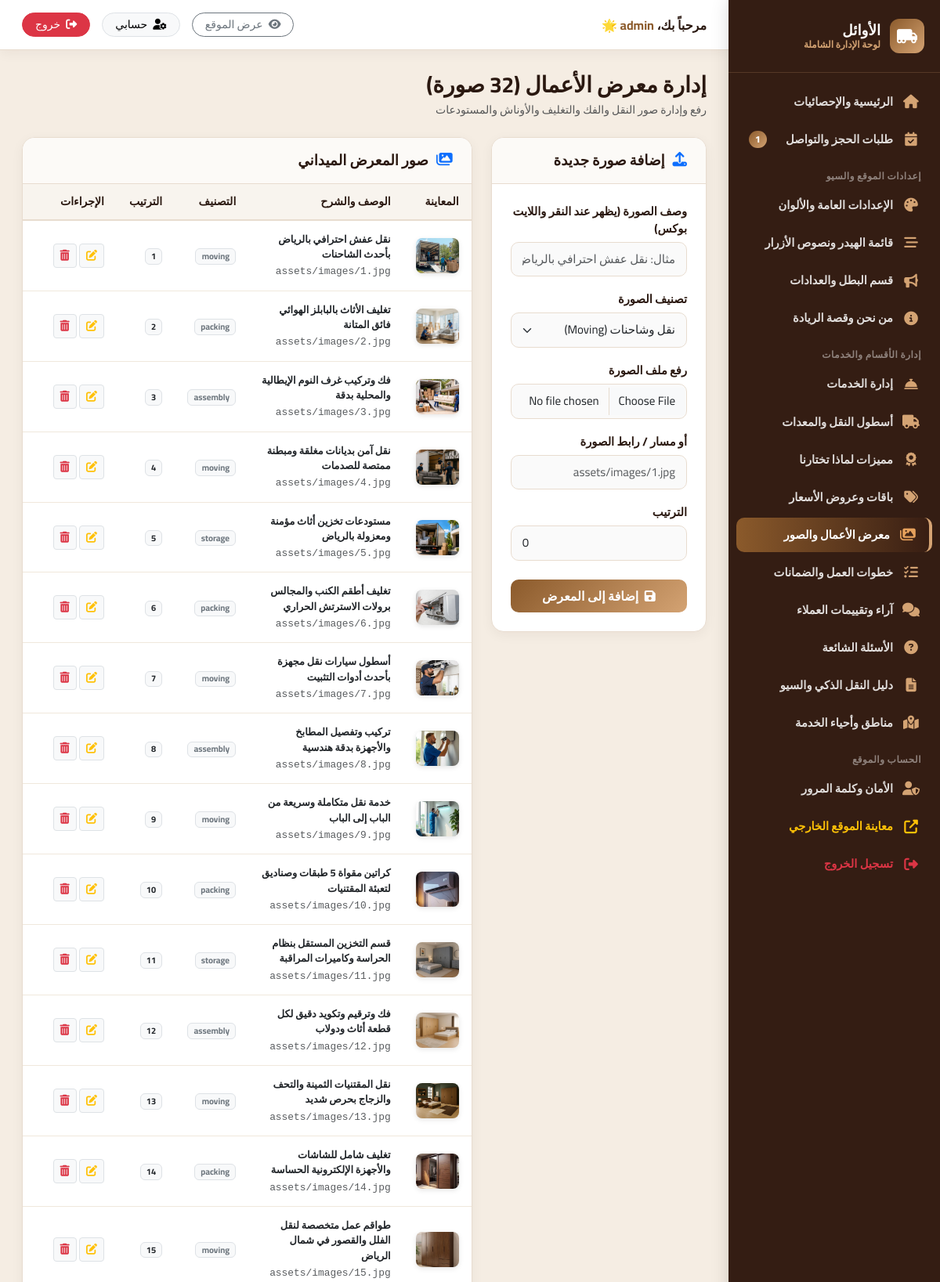
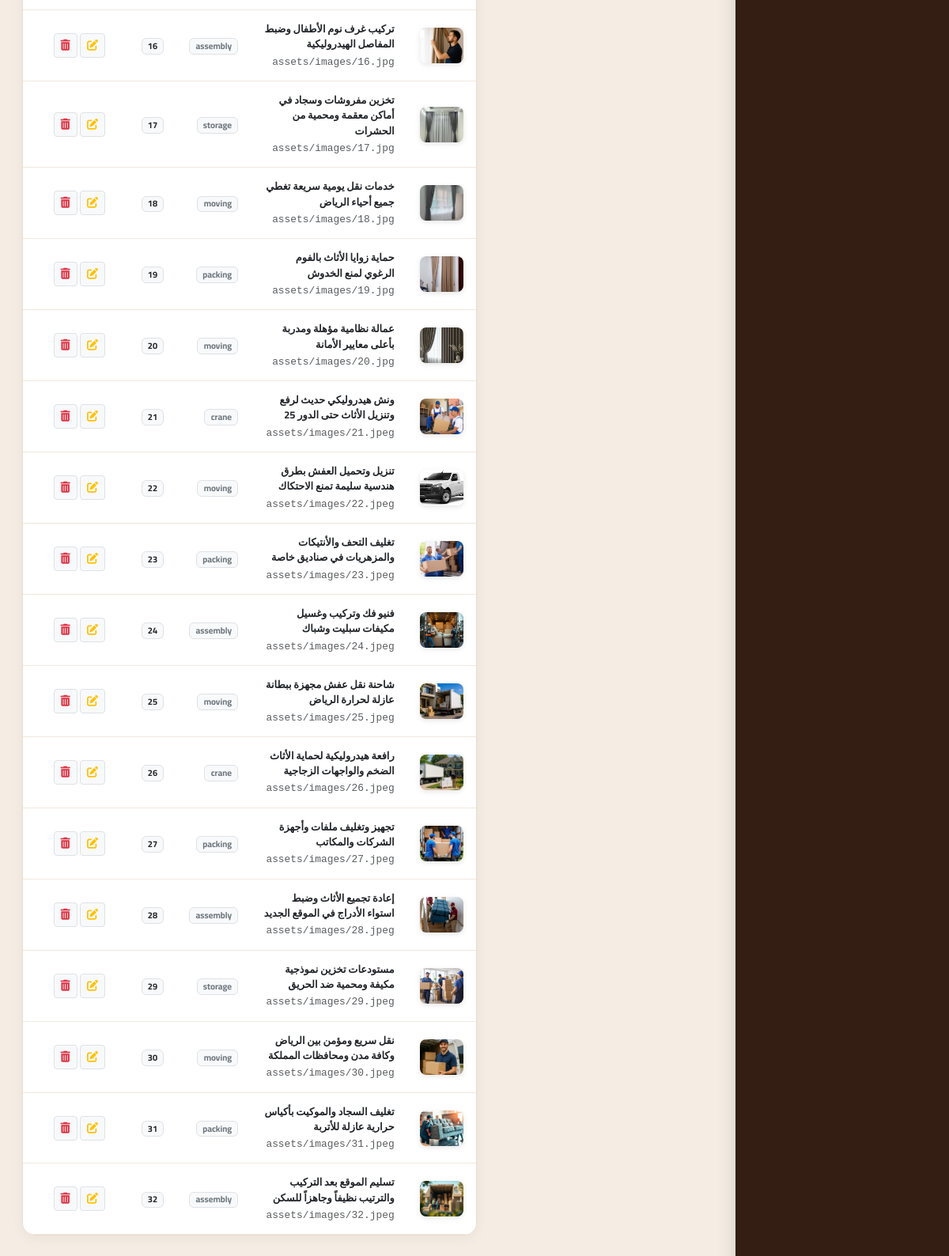
Screenshot of /admin/gallery.php (signed in) with the database file from the repository (2 pictures, top to bottom).
### tables this page shows
CREATE TABLE gallery (
  id INTEGER PRIMARY KEY AUTOINCREMENT,
  image TEXT NOT NULL,
  caption TEXT NOT NULL,
  category TEXT DEFAULT 'moving',
  sort_order INTEGER DEFAULT 0
);

### includes/functions.php (called while the page is built, shortened)
<?php
function asset_url($path) {
    return SITE_URL . '/' . ltrim($path, '/');
}

### admin/gallery.php (the view, shortened to what this page needs)
<?php
require_once __DIR__ . '/includes/admin_header.php';
$edit_item = null;
$gallery_items = $pdo->query("SELECT * FROM gallery ORDER BY sort_order ASC, id ASC")->fetchAll();
?>
<div class="d-flex align-items-center justify-content-between mb-4">
  <div>
    <h3 class="fw-bold mb-1" style="color:var(--text-dark);">إدارة معرض الأعمال (<?= count($gallery_items) ?> صورة)</h3>
    <p class="text-muted small mb-0">رفع وإدارة صور النقل والفك والتغليف والأوناش والمستودعات</p>
  </div>
</div>
<div class="row g-4">
  <div class="col-lg-4">
    <div class="content-card">
      <div class="content-card-header">
        <h5>
          <i class="fas <?= $edit_item ? 'fa-edit text-warning' : 'fa-upload text-primary' ?>"></i>
          <?= $edit_item ? 'تعديل الصورة' : 'إضافة صورة جديدة' ?>
        </h5>
      </div>
      <div class="content-card-body">
        <form method="POST" action="gallery.php" enctype="multipart/form-data">
          <div class="mb-3">
            <label class="form-label">وصف الصورة (يظهر عند النقر واللايت بوكس)</label>
            <input type="text" name="caption" class="form-control" value="<?= htmlspecialchars($edit_item['caption'] ?? '') ?>" required placeholder="مثال: نقل عفش احترافي بالرياض" />
          </div>
          <div class="mb-3">
            <label class="form-label">تصنيف الصورة</label>
            <select name="category" class="form-select">
              <option value="moving"   <?= ($edit_item['category'] ?? '') === 'moving' ? 'selected' : '' ?>>نقل وشاحنات (Moving)</option>
            </select>
          </div>
          <div class="mb-3">
            <label class="form-label">رفع ملف الصورة</label>
            <input type="file" name="gallery_file" class="form-control img-preview-input" data-preview-target="galleryPreview" accept="image/*" />
          </div>
          <div class="mb-3">
            <label class="form-label">أو مسار / رابط الصورة</label>
            <input type="text" name="image_url" class="form-control" value="<?= htmlspecialchars($edit_item['image'] ?? '') ?>" placeholder="assets/images/1.jpg" />
          </div>
          <div class="mb-4">
            <label class="form-label">الترتيب</label>
            <input type="number" name="sort_order" class="form-control" value="<?= htmlspecialchars($edit_item['sort_order'] ?? 0) ?>" />
          </div>
          <button type="submit" class="btn btn-admin-primary w-100">
            <i class="fas fa-save me-1"></i> <?= $edit_item ? 'حفظ التعديل' : 'إضافة إلى المعرض' ?>
          </button>
        </form>
      </div>
    </div>
  </div>
  <div class="col-lg-8">
    <div class="content-card">
      <div class="content-card-header">
        <h5><i class="fas fa-images text-primary"></i> صور المعرض الميداني</h5>
      </div>
      <div class="content-card-body p-0">
        <div class="table-responsive">
          <table class="table table-hover align-middle mb-0">
            <thead>
              <tr>
                <th width="70">المعاينة</th>
                <th>الوصف والشرح</th>
                <th>التصنيف</th>
                <th>الترتيب</th>
                <th width="120">الإجراءات</th>
              </tr>
            </thead>
            <tbody>
              <?php foreach ($gallery_items as $item): ?>
              <tr>
                <td>
                  <img src="<?= htmlspecialchars(asset_url($item['image'])) ?>" alt="" style="width:55px;height:45px;border-radius:8px;object-fit:cover;box-shadow:0 2px 6px rgba(0,0,0,0.1);" />
                </td>
                <td>
                  <strong class="d-block text-dark small"><?= htmlspecialchars($item['caption']) ?></strong>
                  <code class="text-muted small"><?= htmlspecialchars($item['image']) ?></code>
                </td>
                <td><span class="badge bg-light text-secondary border"><?= htmlspecialchars($item['category']) ?></span></td>
                <td><span class="badge bg-light text-dark border"><?= $item['sort_order'] ?></span></td>
                <td>
                  <a href="gallery.php?edit_id=<?= $item['id'] ?>" class="btn btn-sm btn-light border" title="تعديل">
                    <i class="fas fa-edit text-warning"></i>
                  </a>
                  <a href="gallery.php?delete_id=<?= $item['id'] ?>" class="btn btn-sm btn-light border confirm-delete" title="حذف">
                    <i class="fas fa-trash-alt text-danger"></i>
                  </a>
                </td>
              </tr>
              <?php endforeach; ?>
            </tbody>
          </table>
        </div>
      </div>
    </div>
  </div>
</div>
<?php require_once __DIR__ . '/includes/admin_footer.php'; ?>

### admin/assets/css/admin.css (style rules this page uses)
:root { --sidebar-bg: #23120B; --sidebar-hover: #381E13; --sidebar-active: #8B5A2B; --primary: #8B5A2B; --primary-hover: #6B421E; --accent: #D4A373; --accent-bright: #E6A15C; --body-bg: #F5EDE3; --card-bg: #FFFFFF; --text-dark: #2A1810; --text-muted: #73645A; --border-color: #E8DCCF; --radius-lg: 16px; --radius-md: 10px; --shadow-sm: 0 4px 15px rgba(42,24,16,0.05); --shadow-md: 0 8px 25px rgba(42,24,16,0.08); }
body { font-family: 'Cairo', sans-serif; background-color: var(--body-bg); color: var(--text-dark); margin: 0; padding: 0; overflow-x: hidden; }
.content-card { background: #FFFFFF; border-radius: var(--radius-lg); border: 1px solid var(--border-color); box-shadow: var(--shadow-sm); margin-bottom: 24px; overflow: hidden; }
.content-card-header { padding: 18px 24px; border-bottom: 1px solid var(--border-color); display: flex; align-items: center; justify-content: space-between; background: #FCFAF7; }
.content-card-header h5 { margin: 0; font-weight: 800; font-size: 1.15rem; color: var(--text-dark); display: flex; align-items: center; gap: 10px; }
.content-card-body { padding: 24px; }
.btn-admin-primary { background: linear-gradient(135deg, var(--primary), var(--primary-hover)); color: white; border: none; font-weight: 700; border-radius: var(--radius-md); padding: 9px 20px; transition: all 0.25s ease; }
.form-label { font-weight: 700; font-size: 0.92rem; color: var(--text-dark); margin-bottom: 6px; }
.form-control, .form-select { border: 1.5px solid var(--border-color); border-radius: var(--radius-md); padding: 10px 14px; font-family: 'Cairo', sans-serif; font-size: 0.94rem; background-color: #FAFAFA; transition: border-color 0.25s, box-shadow 0.25s; }
.table { margin-bottom: 0; vertical-align: middle; }
.table thead th { background-color: #F8F4EE; font-weight: 800; font-size: 0.88rem; color: var(--text-dark); border-bottom: 2px solid var(--border-color); padding: 12px 16px; }
.table tbody td { padding: 14px 16px; font-size: 0.92rem; border-bottom: 1px solid #F0E8DC; }

### rows the page displays
gallery: image (picture), caption "نقل عفش احترافي بالرياض بأحدث الشاحنات", image "assets/images/1.jpg", category "moving", sort_order "1"
gallery: image (picture), caption "تغليف الأثاث بالبابلز الهوائي فائق المتانة", image "assets/images/2.jpg", category "packing", sort_order "2"
gallery: image (picture), caption "فك وتركيب غرف النوم الإيطالية والمحلية بدقة", image "assets/images/3.jpg", category "assembly", sort_order "3"
gallery: image (picture), caption "نقل آمن بديانات مغلقة ومبطنة ممتصة للصدمات", image "assets/images/4.jpg", category "moving", sort_order "4"
gallery: image (picture), caption "مستودعات تخزين أثاث مؤمنة ومعزولة بالرياض", image "assets/images/5.jpg", category "storage", sort_order "5"
gallery: image (picture), caption "تغليف أطقم الكنب والمجالس برولات الاسترتش الحراري", image "assets/images/6.jpg", category "packing", sort_order "6"
gallery: image (picture), caption "أسطول سيارات نقل مجهزة بأحدث أدوات التثبيت", image "assets/images/7.jpg", category "moving", sort_order "7"
gallery: image (picture), caption "تركيب وتفصيل المطابخ والأجهزة بدقة هندسية", image "assets/images/8.jpg", category "assembly", sort_order "8"
gallery: image (picture), caption "خدمة نقل متكاملة وسريعة من الباب إلى الباب", image "assets/images/9.jpg", category "moving", sort_order "9"
gallery: image (picture), caption "كراتين مقواة 5 طبقات وصناديق لتعبئة المقتنيات", image "assets/images/10.jpg", category "packing", sort_order "10"
gallery: image (picture), caption "قسم التخزين المستقل بنظام الحراسة وكاميرات المراقبة", image "assets/images/11.jpg", category "storage", sort_order "11"
gallery: image (picture), caption "فك وترقيم وتكويد دقيق لكل قطعة أثاث ودولاب", image "assets/images/12.jpg", category "assembly", sort_order "12"
gallery: image (picture), caption "نقل المقتنيات الثمينة والتحف والزجاج بحرص شديد", image "assets/images/13.jpg", category "moving", sort_order "13"
gallery: image (picture), caption "تغليف شامل للشاشات والأجهزة الإلكترونية الحساسة", image "assets/images/14.jpg", category "packing", sort_order "14"
gallery: image (picture), caption "طواقم عمل متخصصة لنقل الفلل والقصور في شمال الرياض", image "assets/images/15.jpg", category "moving", sort_order "15"
gallery: image (picture), caption "تركيب غرف نوم الأطفال وضبط المفاصل الهيدروليكية", image "assets/images/16.jpg", category "assembly", sort_order "16"
gallery: image (picture), caption "تخزين مفروشات وسجاد في أماكن معقمة ومحمية من الحشرات", image "assets/images/17.jpg", category "storage", sort_order "17"
gallery: image (picture), caption "خدمات نقل يومية سريعة تغطي جميع أحياء الرياض", image "assets/images/18.jpg", category "moving", sort_order "18"
gallery: image (picture), caption "حماية زوايا الأثاث بالفوم الرغوي لمنع الخدوش", image "assets/images/19.jpg", category "packing", sort_order "19"
gallery: image (picture), caption "عمالة نظامية مؤهلة ومدربة بأعلى معايير الأمانة", image "assets/images/20.jpg", category "moving", sort_order "20"
gallery: image (picture), caption "ونش هيدروليكي حديث لرفع وتنزيل الأثاث حتى الدور 25", image "assets/images/21.jpeg", category "crane", sort_order "21"
gallery: image (picture), caption "تنزيل وتحميل العفش بطرق هندسية سليمة تمنع الاحتكاك", image "assets/images/22.jpeg", category "moving", sort_order "22"
gallery: image (picture), caption "تغليف التحف والأنتيكات والمزهريات في صناديق خاصة", image "assets/images/23.jpeg", category "packing", sort_order "23"
gallery: image (picture), caption "فنيو فك وتركيب وغسيل مكيفات سبليت وشباك", image "assets/images/24.jpeg", category "assembly", sort_order "24"
gallery: image (picture), caption "شاحنة نقل عفش مجهزة ببطانة عازلة لحرارة الرياض", image "assets/images/25.jpeg", category "moving", sort_order "25"
gallery: image (picture), caption "رافعة هيدروليكية لحماية الأثاث الضخم والواجهات الزجاجية", image "assets/images/26.jpeg", category "crane", sort_order "26"
gallery: image (picture), caption "تجهيز وتغليف ملفات وأجهزة الشركات والمكاتب", image "assets/images/27.jpeg", category "packing", sort_order "27"
gallery: image (picture), caption "إعادة تجميع الأثاث وضبط استواء الأدراج في الموقع الجديد", image "assets/images/28.jpeg", category "assembly", sort_order "28"
gallery: image (picture), caption "مستودعات تخزين نموذجية مكيفة ومحمية ضد الحريق", image "assets/images/29.jpeg", category "storage", sort_order "29"
gallery: image (picture), caption "نقل سريع ومؤمن بين الرياض وكافة مدن ومحافظات المملكة", image "assets/images/30.jpeg", category "moving", sort_order "30"
gallery: image (picture), caption "تغليف السجاد والموكيت بأكياس حرارية عازلة للأتربة", image "assets/images/31.jpeg", category "packing", sort_order "31"
gallery: image (picture), caption "تسليم الموقع بعد التركيب والترتيب نظيفاً وجاهزاً للسكن", image "assets/images/32.jpeg", category "assembly", sort_order "32"

### other values shown
$site_short_name "الأوائل"
$new_bookings_count "1"
$_SESSION['admin_username'] "admin"
count($gallery_items) "32"
